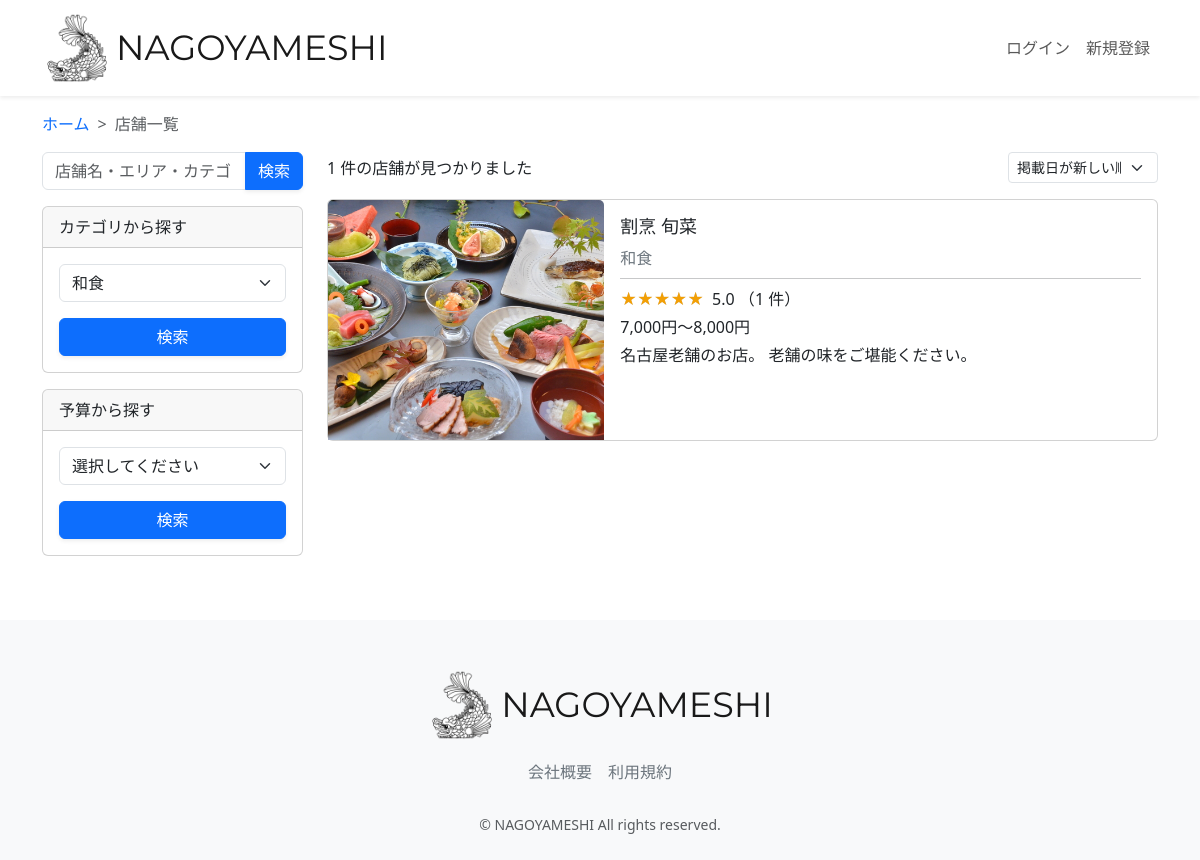
Page /restaurant-list/?category=和食&button_type=category on the committed database.
### restaurant/models.py (models this page shows, shortened)
class Restaurant(models.Model):
    name = models.CharField(verbose_name="店舗名", max_length=64)
    description = models.CharField(verbose_name="説明", max_length=128)
    price = models.CharField(verbose_name="価格帯", max_length=32)
    zip_code = models.CharField(verbose_name="郵便番号", max_length=32)
    address = models.CharField(verbose_name="住所", max_length=128)
    business_time = models.CharField(verbose_name="営業時間", max_length=64)
    close_day_of_week = models.CharField(verbose_name="定休日", max_length=32)
    seats_number = models.CharField(verbose_name="座席数", max_length=32)
    category = models.ForeignKey(
        Category, verbose_name="カテゴリー", on_delete=models.PROTECT
    )
    rate = models.FloatField(verbose_name="レート", default=0.0)
    review_num = models.IntegerField(verbose_name="レビュー数", default=0)
    reservation_num = models.IntegerField(verbose_name="予約数", default=0)
    photo = models.ImageField(verbose_name="写真", blank=True, null=True)
    created_at = models.DateTimeField(verbose_name="作成日時", auto_now_add=True)
    updated_at = models.DateTimeField(verbose_name="更新日時", auto_now=True)
    class Meta:
        verbose_name = '店舗一覧'
        verbose_name_plural = "店舗一覧"

class Category(models.Model):
    name = models.CharField(verbose_name="カテゴリー名", max_length=64)
    photo = models.ImageField(verbose_name="写真", blank=True, null=True)
    class Meta:
        verbose_name = 'カテゴリー一覧'
        verbose_name_plural = "テゴリー一覧"
    def __str__(self):
        return self.name

### restaurant/views.py (the view, shortened to what this page needs)
class RestaurantListView(generic.ListView):
    template_name = "restaurant_list.html"
    model = models.Restaurant
    def get_context_data(self, **kwargs):
        context = super(RestaurantListView, self).get_context_data(**kwargs)
        keyword = self.request.GET.get("keyword")
        category = self.request.GET.get("category")
        price = self.request.GET.get("price")
        select_sort = self.request.GET.get("select_sort")
        button_type = self.request.GET.get("button_type")
        keyword = keyword if keyword is not None else ""
        category = category if category is not None else ""
        price = price if price is not None else "0"
        select_sort = select_sort if select_sort is not None else "-created_at"
        self.request.session["select_sort"] = select_sort
        if button_type == "keyword":
            self.request.session["keyword_session"] = keyword
            self.request.session["category_session"] = ""
            self.request.session["price_session"] = "0"
        if button_type == "category":
            self.request.session["category_session"] = category
            self.request.session["keyword_session"] = ""
            self.request.session["price_session"] = "0"
        if button_type == "price":
            self.request.session["price_session"] = price
            self.request.session["keyword_session"] = ""
            self.request.session["category_session"] = ""
        if button_type == "select_sort":
            self.request.session["select_sort"] = select_sort
        keyword_session = self.request.session.get("keyword_session")
        category_session = self.request.session.get("category_session")
        price_session = self.request.session.get("price_session")
        select_sort_session = self.request.session.get("select_sort")
        restaurant_list = models.Restaurant.objects.filter(
            Q(name__icontains=keyword_session)
            | Q(address__icontains=keyword_session)
            | Q(category__name__icontains=keyword_session)
        )
        restaurant_list = restaurant_list.filter(
            category__name__icontains=category_session
        )
        restaurant_list = restaurant_list.order_by(select_sort_session)
        category_list = models.Category.objects.all()
        average_rate_list = []
        average_rate_star_list = []
        rate_num_list = []
        for restaurant in restaurant_list:
            average_rate = models.Review.objects.filter(
                restaurant=restaurant
            ).aggregate(Avg("rate"))
            average_rate = (
                average_rate["rate__avg"]
                if average_rate["rate__avg"] is not None
                else 0
            )
            average_rate_list.append(round(average_rate, 2))
            if average_rate % 1 == 0:
                average_rate = int(average_rate)
            else:
                average_rate = round(average_rate * 2) / 2
            average_rate_star_list.append(average_rate)
            rate_num = models.Review.objects.filter(restaurant=restaurant).count()
            rate_num_list.append(rate_num)
        context.update(
            {
                "category_list": category_list,
                "keyword_session": keyword_session,
                "category_session": category_session,
                "price_session": price_session,
                "select_sort_session": select_sort_session,
                "restaurant_list": zip(
                    restaurant_list,
                    average_rate_list,
                    average_rate_star_list,
                    rate_num_list,
                ),
                "restaurant_num": len(restaurant_list)
            }
        )
        return context

### restaurant/templates/restaurant/restaurant_list.html (shortened to what this page needs)
{% extends "layout/base.html" %}
{% load static %}
{% block content %}
<main>
  <div class="container nagoyameshi-container pb-5">
    <div class="row justify-content-center">
      <nav class="my-3" style="--bs-breadcrumb-divider: '>';" aria-label="breadcrumb">
        <ol class="breadcrumb mb-0">
          <li class="breadcrumb-item"><a href="{% url 'top_page' %}">ホーム</a></li>
          <li class="breadcrumb-item active" aria-current="page">店舗一覧</li>
        </ol>
      </nav>
      <div class="col-xl-3 col-lg-4 col-md-12">
        <form method="GET" class="w-100 mb-3">
          <div class="input-group">
            <input type="text" class="form-control" placeholder="店舗名・エリア・カテゴリ" name="keyword" value={% if keyword_session %}{{keyword_session }}{% else %}""{% endif %}>
            <button type="submit" class="btn btn-primary text-white shadow-sm">検索</button>
          </div>
        </form>
        <div class="card mb-3">
          <div class="card-header">カテゴリから探す</div>
          <div class="card-body">
            <form method="GET" class="w-100">
              <div class="form-group mb-3">
                <select class="form-control form-select" name="category" required>
                  {% for category in category_list %}
                  <option value="{{ category.name }}" {% if category_session == category.name %}selected{% endif %}>
                    {{ category.name }}
                  </option>
                  {% endfor %}
                </select>
              </div>
                <div class="form-group">
                  <button type="submit" class="btn btn-primary text-white shadow-sm w-100">検索</button>
                </div>
            </form>
          </div>
        </div>
        <div class="card mb-3">
          <div class="card-header">予算から探す</div>
          <div class="card-body">
            <form method="GET" class="w-100">
              <div class="form-group mb-3">
                <select class="form-control form-select" name="price" required>
                  <option value="">選択してください</option>
                </select>
              </div>
              <div class="form-group">
                <button type="submit" class="btn btn-primary text-white shadow-sm w-100">検索</button>
              </div>
            </form>
          </div>
        </div>
      </div>
      <div class="col">
        <div class="d-flex justify-content-between flex-wrap">
          <p class="fs-5 mb-3">
            <span class="fs-6">
              {{ restaurant_num }} 件の店舗が見つかりました
            </span>
          </p>
          <form method="GET" class="mb-3 sort-box">
            <select class="form-select form-select-sm" name="select_sort" aria-label=".form-select-sm example" onChange="this.form.submit();">
              <option value="-created_at" {% if select_sort_session == "-created_at" %}selected{% endif %}>掲載日が新しい順</option>
            </select>
          </form>
        </div>
        {% for restaurant,rate,rate_star,rate_num in restaurant_list %}
        <div class="mb-3">
          <a href="{% url 'restaurant_detail' restaurant.id %}" class="link-dark card-link">
            <div class="card h-100">
              <div class="row g-0">
                <div class="col-md-4">
                  {% if restaurant.photo %}
                  <img src="{{ restaurant.photo.url }}" class="card-img-top horizontal-card-image">
                  {% endif %}
                </div>
                <div class="col-md-8">
                  <div class="card-body">
                    <h3 class="card-title">{{ restaurant.name }}</h3>
                    <div class="col d-flex text-secondary">
                      <div>
                        {{ restaurant.category }}
                      </div>
                    </div>
                    <hr class="my-2">
                    <p class="mb-1">
                      <span class="star-rating me-1" data-rate="{{ rate_star }}"></span>
                      {{ rate }} （{{ rate_num }}
                      件）
                    </p>
                    <div class="mb-1">
                      <span>{{ restaurant.price }}</span>
                    </div>
                    <p class="card-text">{{ restaurant.description }}</p>
                  </div>
                </div>
              </div>
            </div>
          </a>
        </div>
        {% endfor %}
      </div>
    </div>
  </div>
</main>
{% endblock %}

### static/css/nagoyameshi.css (style rules this page uses)
h3 { font-size: 1.125rem; }
a { text-decoration: none !important; }
.horizontal-card-image { width: 100%; height: 240px; object-fit: cover; }
.card-link { transition: 0.3s; }
.sort-box { width: 150px; }
.star-rating { position: relative; z-index: 0; display: inline-block; white-space: nowrap; color: #CCCCCC; }
.star-rating:before, .star-rating:after { content: '★★★★★'; }
.star-rating:after { position: absolute; z-index: 1; top: 0; left: 0; overflow: hidden; white-space: nowrap; color: #F29F05; }
.star-rating[data-rate="5"]:after { width: 100%; }

### rows in the picture
Restaurant: photo (picture), name "割烹 旬菜", category "和食", rate "5.0", category "1", price "7,000円～8,000円", description "名古屋老舗のお店。 老舗の味をご堪能ください。"

### other values in the picture
{{ restaurant_num }} "1"
form field category "和食"
